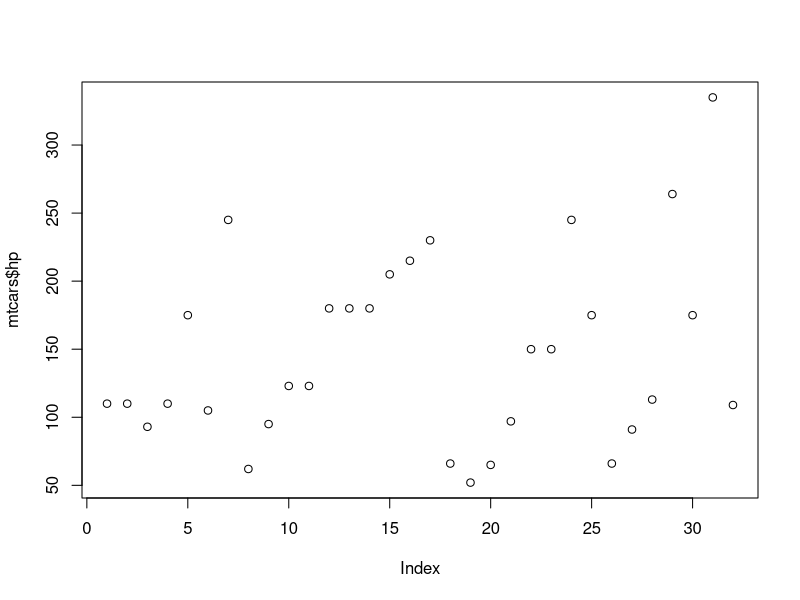
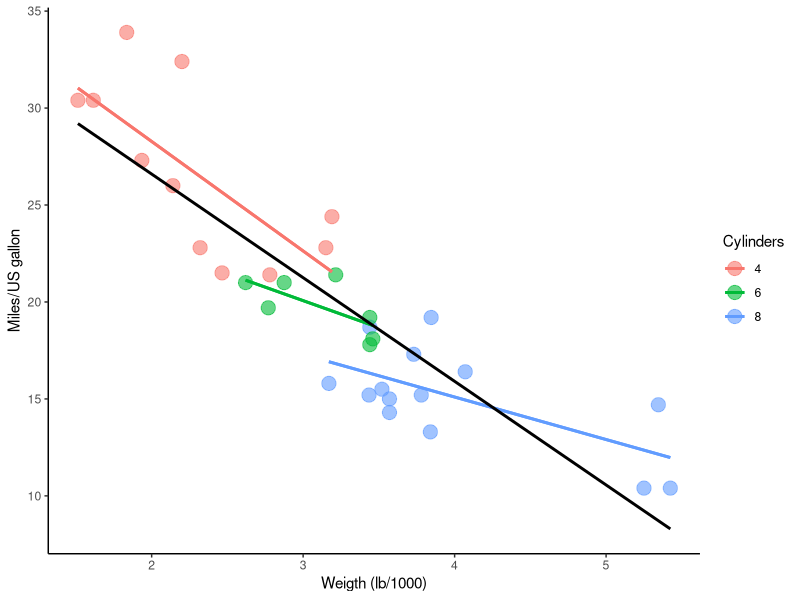
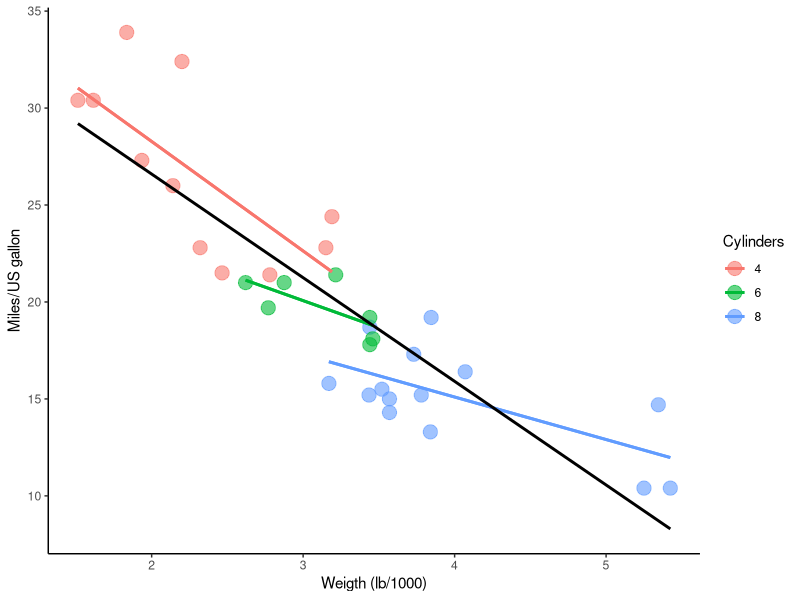
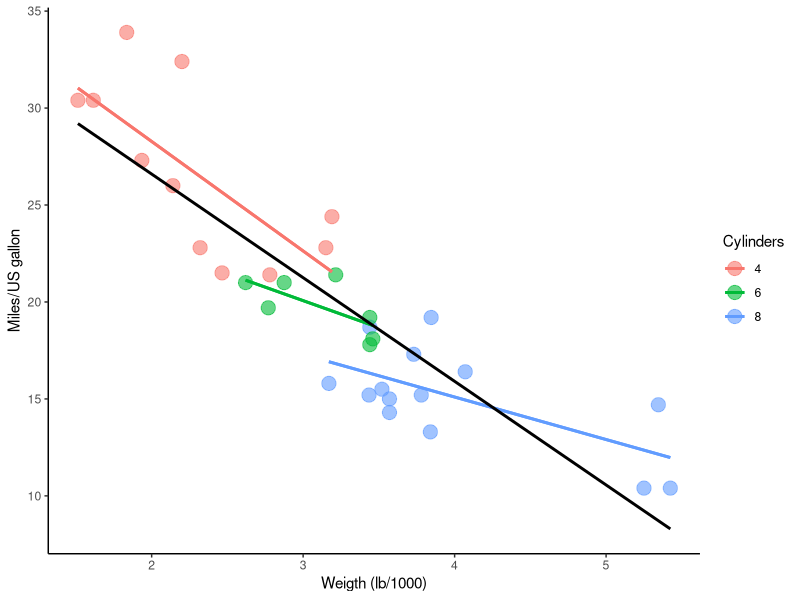
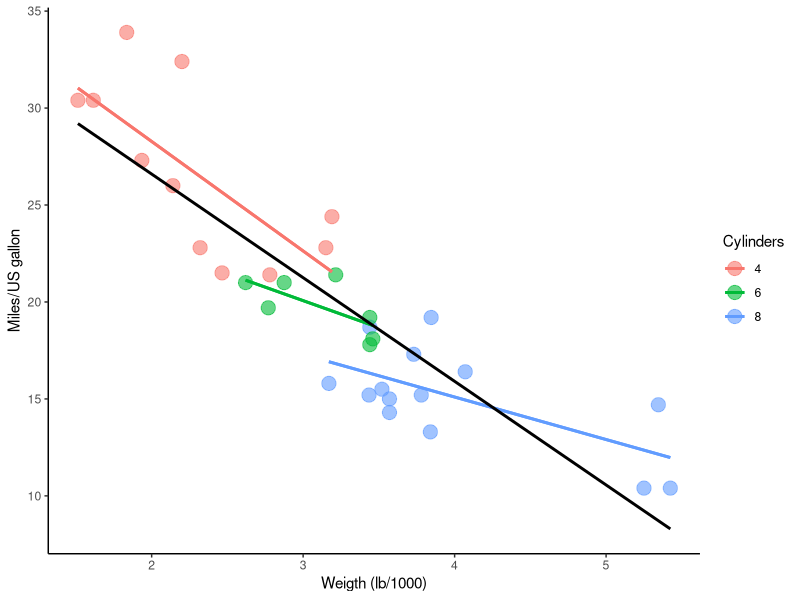

Write the R code that produced these figures, in order.
## ---- chunk 1
# By setting echo to false, the r code in this chuck won't appear on your report
# By setting warning and message to false, the annoying messages won't appear

# All the libraries statement that your are using have to go in the top of the file
library(ggplot2) # for data visualization
library(dplyr) # for data manipulation
## ---- chunk 2
# If we want to compute this without showing the code neither the results use include = FALSE
m <- mean(mtcars$hp) # calculation of mean
s <- sd(mtcars$hp) # calculation of standard deviation
plot(mtcars$hp) 
## ---- chunk 3
# Setting echo to false will make your results appear (if you are showing them), but not the code
quantile_hp <- quantile(mtcars$hp) # taking quantile for hp
quantile_hp # showing the results from the previous calculation
## ---- chunk 4
# By default your code and results will appear (not recommended)
glimpse(mtcars) # similar to str 
## ---- chunk 5
# By setting echo to false, the r code in this chuck won't appear on your report

# Plotting weight vs miles per galon
arc <- ggplot(mtcars, aes(x=wt, y= mpg, col = factor(cyl))) + 
  geom_point(size = 4.5, alpha=0.6) +
  geom_smooth(method = "lm", se = F) +
  xlab("Weigth (lb/1000)") + ylab("Miles/US gallon") + 
  labs(col= "Cylinders") +
  stat_smooth(method = "lm", se = F) + 
  stat_smooth(method="lm", se=F, col = "black", aes(group=1)) +
  theme_classic()
arc # showing the plot
## ---- chunk 6
# You may change the width and the height for your convenience (trial and error)
arc
## ---- chunk 7
# Just change the width and height
arc
arc
